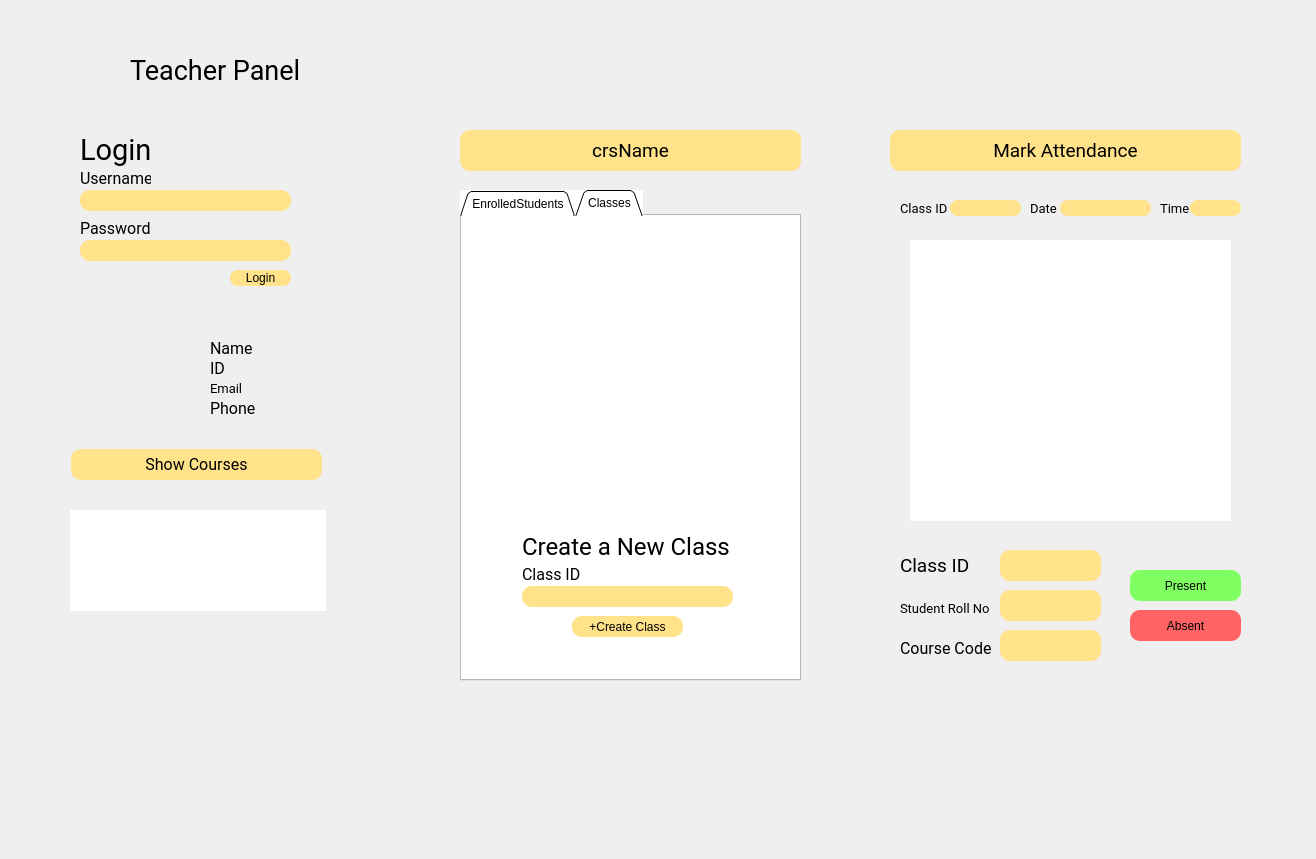
<?xml version="1.0" encoding="UTF-8"?>
<ui version="4.0">
 <class>teachersPanel</class>
 <widget class="QDialog" name="teachersPanel">
  <property name="geometry">
   <rect>
    <x>0</x>
    <y>0</y>
    <width>1316</width>
    <height>859</height>
   </rect>
  </property>
  <property name="windowTitle">
   <string>Dialog</string>
  </property>
  <property name="styleSheet">
   <string notr="true">#teachersPanel{
border-image: url(:/new/images/img/Teachers PanelBG.jpg);
}</string>
  </property>
  <widget class="QLineEdit" name="usernameLogin">
   <property name="geometry">
    <rect>
     <x>80</x>
     <y>190</y>
     <width>211</width>
     <height>21</height>
    </rect>
   </property>
   <property name="font">
    <font>
     <family>Roboto</family>
     <pointsize>8</pointsize>
    </font>
   </property>
   <property name="styleSheet">
    <string notr="true">background-color: #ffe289;
border-radius:10px;
border:none;
</string>
   </property>
  </widget>
  <widget class="QLabel" name="clsID3">
   <property name="geometry">
    <rect>
     <x>1000</x>
     <y>550</y>
     <width>101</width>
     <height>31</height>
    </rect>
   </property>
   <property name="font">
    <font>
     <family>Roboto</family>
     <pointsize>10</pointsize>
    </font>
   </property>
   <property name="styleSheet">
    <string notr="true">background-color: #ffe289;
border-radius:10px;
border:none;
</string>
   </property>
   <property name="text">
    <string/>
   </property>
   <property name="alignment">
    <set>Qt::AlignCenter</set>
   </property>
  </widget>
  <widget class="QLabel" name="tchrID_lbl">
   <property name="geometry">
    <rect>
     <x>210</x>
     <y>360</y>
     <width>91</width>
     <height>16</height>
    </rect>
   </property>
   <property name="font">
    <font>
     <family>Roboto</family>
     <pointsize>12</pointsize>
    </font>
   </property>
   <property name="text">
    <string>ID</string>
   </property>
  </widget>
  <widget class="QLabel" name="date">
   <property name="geometry">
    <rect>
     <x>1060</x>
     <y>200</y>
     <width>91</width>
     <height>16</height>
    </rect>
   </property>
   <property name="font">
    <font>
     <family>Roboto</family>
     <pointsize>8</pointsize>
    </font>
   </property>
   <property name="styleSheet">
    <string notr="true">background-color: #ffe289;
border-radius:8px;
border:none;

</string>
   </property>
   <property name="text">
    <string/>
   </property>
   <property name="alignment">
    <set>Qt::AlignCenter</set>
   </property>
  </widget>
  <widget class="QLabel" name="lbl">
   <property name="geometry">
    <rect>
     <x>1030</x>
     <y>200</y>
     <width>31</width>
     <height>16</height>
    </rect>
   </property>
   <property name="font">
    <font>
     <family>Roboto</family>
     <pointsize>10</pointsize>
    </font>
   </property>
   <property name="styleSheet">
    <string notr="true">setText: tchrName;</string>
   </property>
   <property name="text">
    <string>Date</string>
   </property>
  </widget>
  <widget class="QTabWidget" name="classes">
   <property name="geometry">
    <rect>
     <x>460</x>
     <y>190</y>
     <width>341</width>
     <height>491</height>
    </rect>
   </property>
   <property name="styleSheet">
    <string notr="true">background-color:white;</string>
   </property>
   <property name="tabShape">
    <enum>QTabWidget::Triangular</enum>
   </property>
   <property name="currentIndex">
    <number>1</number>
   </property>
   <widget class="QWidget" name="EnrolledStudents">
    <attribute name="title">
     <string>EnrolledStudents</string>
    </attribute>
    <widget class="QTableView" name="EnrolledStudents_tbl">
     <property name="geometry">
      <rect>
       <x>-10</x>
       <y>10</y>
       <width>351</width>
       <height>271</height>
      </rect>
     </property>
     <property name="styleSheet">
      <string notr="true">background-color:white;
border: none;</string>
     </property>
    </widget>
    <widget class="QPushButton" name="pushButton">
     <property name="geometry">
      <rect>
       <x>110</x>
       <y>300</y>
       <width>111</width>
       <height>21</height>
      </rect>
     </property>
     <property name="styleSheet">
      <string notr="true">background-color: #ffe289;
border-radius:10px;
border:none;
</string>
     </property>
     <property name="text">
      <string>+add Students</string>
     </property>
    </widget>
   </widget>
   <widget class="QWidget" name="Classes">
    <attribute name="title">
     <string>Classes</string>
    </attribute>
    <widget class="QTableView" name="allClasses">
     <property name="geometry">
      <rect>
       <x>0</x>
       <y>20</y>
       <width>331</width>
       <height>261</height>
      </rect>
     </property>
     <property name="styleSheet">
      <string notr="true">background-color:white;
border: none;</string>
     </property>
    </widget>
    <widget class="QLabel" name="info">
     <property name="geometry">
      <rect>
       <x>230</x>
       <y>430</y>
       <width>91</width>
       <height>20</height>
      </rect>
     </property>
     <property name="text">
      <string/>
     </property>
    </widget>
    <widget class="QLabel" name="label_8">
     <property name="geometry">
      <rect>
       <x>60</x>
       <y>310</y>
       <width>211</width>
       <height>41</height>
      </rect>
     </property>
     <property name="font">
      <font>
       <family>Roboto</family>
       <pointsize>18</pointsize>
      </font>
     </property>
     <property name="text">
      <string>Create a New Class</string>
     </property>
    </widget>
    <widget class="QPushButton" name="pushButton_3">
     <property name="geometry">
      <rect>
       <x>110</x>
       <y>400</y>
       <width>111</width>
       <height>21</height>
      </rect>
     </property>
     <property name="styleSheet">
      <string notr="true">background-color: #ffe289;
border-radius:10px;
border:none;
</string>
     </property>
     <property name="text">
      <string>+Create Class</string>
     </property>
    </widget>
    <widget class="QLineEdit" name="clsID1">
     <property name="geometry">
      <rect>
       <x>60</x>
       <y>370</y>
       <width>211</width>
       <height>21</height>
      </rect>
     </property>
     <property name="font">
      <font>
       <family>Roboto</family>
       <pointsize>8</pointsize>
      </font>
     </property>
     <property name="styleSheet">
      <string notr="true">background-color: #ffe289;
border-radius:10px;
border:none;
</string>
     </property>
    </widget>
    <widget class="QLabel" name="label_7">
     <property name="geometry">
      <rect>
       <x>60</x>
       <y>350</y>
       <width>71</width>
       <height>16</height>
      </rect>
     </property>
     <property name="font">
      <font>
       <family>Roboto</family>
       <pointsize>12</pointsize>
      </font>
     </property>
     <property name="text">
      <string>Class ID</string>
     </property>
    </widget>
   </widget>
  </widget>
  <widget class="QLabel" name="label">
   <property name="geometry">
    <rect>
     <x>20</x>
     <y>20</y>
     <width>101</width>
     <height>101</height>
    </rect>
   </property>
   <property name="styleSheet">
    <string notr="true">border-image:url(:/new/images/img/1200px-NEDUET_logo.svg.png);</string>
   </property>
   <property name="text">
    <string/>
   </property>
  </widget>
  <widget class="QLabel" name="crsName">
   <property name="geometry">
    <rect>
     <x>460</x>
     <y>130</y>
     <width>341</width>
     <height>41</height>
    </rect>
   </property>
   <property name="font">
    <font>
     <family>Roboto</family>
     <pointsize>14</pointsize>
    </font>
   </property>
   <property name="styleSheet">
    <string notr="true">background-color: #ffe289;
border-radius:10px;
border:none;
</string>
   </property>
   <property name="text">
    <string>crsName</string>
   </property>
   <property name="alignment">
    <set>Qt::AlignCenter</set>
   </property>
  </widget>
  <widget class="QLabel" name="clsID">
   <property name="geometry">
    <rect>
     <x>950</x>
     <y>200</y>
     <width>71</width>
     <height>16</height>
    </rect>
   </property>
   <property name="font">
    <font>
     <family>Roboto</family>
     <pointsize>8</pointsize>
    </font>
   </property>
   <property name="styleSheet">
    <string notr="true">background-color: #ffe289;
border-radius:8px;
border:none;
</string>
   </property>
   <property name="text">
    <string/>
   </property>
   <property name="alignment">
    <set>Qt::AlignCenter</set>
   </property>
  </widget>
  <widget class="QLabel" name="label_6">
   <property name="geometry">
    <rect>
     <x>80</x>
     <y>130</y>
     <width>81</width>
     <height>41</height>
    </rect>
   </property>
   <property name="font">
    <font>
     <family>Roboto</family>
     <pointsize>22</pointsize>
    </font>
   </property>
   <property name="text">
    <string>Login</string>
   </property>
  </widget>
  <widget class="QLabel" name="lbl_3">
   <property name="geometry">
    <rect>
     <x>900</x>
     <y>555</y>
     <width>91</width>
     <height>21</height>
    </rect>
   </property>
   <property name="font">
    <font>
     <family>Roboto</family>
     <pointsize>14</pointsize>
    </font>
   </property>
   <property name="styleSheet">
    <string notr="true">setText: tchrName;</string>
   </property>
   <property name="text">
    <string>Class ID</string>
   </property>
  </widget>
  <widget class="QLabel" name="lbl_2">
   <property name="geometry">
    <rect>
     <x>900</x>
     <y>200</y>
     <width>51</width>
     <height>16</height>
    </rect>
   </property>
   <property name="font">
    <font>
     <family>Roboto</family>
     <pointsize>10</pointsize>
    </font>
   </property>
   <property name="styleSheet">
    <string notr="true">setText: tchrName;</string>
   </property>
   <property name="text">
    <string>Class ID</string>
   </property>
  </widget>
  <widget class="QLabel" name="label_4">
   <property name="geometry">
    <rect>
     <x>80</x>
     <y>220</y>
     <width>81</width>
     <height>16</height>
    </rect>
   </property>
   <property name="font">
    <font>
     <family>Roboto</family>
     <pointsize>12</pointsize>
    </font>
   </property>
   <property name="text">
    <string>Password</string>
   </property>
  </widget>
  <widget class="QLabel" name="crsName_2">
   <property name="geometry">
    <rect>
     <x>890</x>
     <y>130</y>
     <width>351</width>
     <height>41</height>
    </rect>
   </property>
   <property name="font">
    <font>
     <family>Roboto</family>
     <pointsize>14</pointsize>
    </font>
   </property>
   <property name="styleSheet">
    <string notr="true">background-color: #ffe289;
border-radius:10px;
border:none;
</string>
   </property>
   <property name="text">
    <string>Mark Attendance</string>
   </property>
   <property name="alignment">
    <set>Qt::AlignCenter</set>
   </property>
  </widget>
  <widget class="QLabel" name="tchrEmail_lbl">
   <property name="geometry">
    <rect>
     <x>210</x>
     <y>380</y>
     <width>121</width>
     <height>16</height>
    </rect>
   </property>
   <property name="font">
    <font>
     <family>Roboto</family>
     <pointsize>10</pointsize>
    </font>
   </property>
   <property name="text">
    <string>Email</string>
   </property>
  </widget>
  <widget class="QLabel" name="lbl2">
   <property name="geometry">
    <rect>
     <x>1160</x>
     <y>200</y>
     <width>31</width>
     <height>16</height>
    </rect>
   </property>
   <property name="font">
    <font>
     <family>Roboto</family>
     <pointsize>10</pointsize>
    </font>
   </property>
   <property name="styleSheet">
    <string notr="true">setText: tchrName;</string>
   </property>
   <property name="text">
    <string>Time</string>
   </property>
  </widget>
  <widget class="QTableView" name="att">
   <property name="geometry">
    <rect>
     <x>910</x>
     <y>240</y>
     <width>321</width>
     <height>281</height>
    </rect>
   </property>
   <property name="styleSheet">
    <string notr="true">background-color:white;
border: none;</string>
   </property>
  </widget>
  <widget class="QPushButton" name="present">
   <property name="geometry">
    <rect>
     <x>1130</x>
     <y>570</y>
     <width>111</width>
     <height>31</height>
    </rect>
   </property>
   <property name="styleSheet">
    <string notr="true">background-color: #80ff63;
border-radius:10px;
border:none;
</string>
   </property>
   <property name="text">
    <string>Present</string>
   </property>
  </widget>
  <widget class="QListView" name="listView">
   <property name="geometry">
    <rect>
     <x>70</x>
     <y>510</y>
     <width>256</width>
     <height>101</height>
    </rect>
   </property>
   <property name="font">
    <font>
     <family>Roboto</family>
     <pointsize>12</pointsize>
    </font>
   </property>
   <property name="styleSheet">
    <string notr="true">background-color:white;
border: none;</string>
   </property>
  </widget>
  <widget class="QLabel" name="time">
   <property name="geometry">
    <rect>
     <x>1190</x>
     <y>200</y>
     <width>51</width>
     <height>16</height>
    </rect>
   </property>
   <property name="font">
    <font>
     <family>Roboto</family>
     <pointsize>8</pointsize>
    </font>
   </property>
   <property name="styleSheet">
    <string notr="true">background-color: #ffe289;
border-radius:8px;
border:none;
</string>
   </property>
   <property name="text">
    <string/>
   </property>
   <property name="alignment">
    <set>Qt::AlignCenter</set>
   </property>
  </widget>
  <widget class="QPushButton" name="absent">
   <property name="geometry">
    <rect>
     <x>1130</x>
     <y>610</y>
     <width>111</width>
     <height>31</height>
    </rect>
   </property>
   <property name="styleSheet">
    <string notr="true">background-color: #ff6363;
border-radius:10px;
border:none;
</string>
   </property>
   <property name="text">
    <string>Absent</string>
   </property>
  </widget>
  <widget class="QLabel" name="tchrPhone_lbl">
   <property name="geometry">
    <rect>
     <x>210</x>
     <y>400</y>
     <width>91</width>
     <height>16</height>
    </rect>
   </property>
   <property name="font">
    <font>
     <family>Roboto</family>
     <pointsize>12</pointsize>
    </font>
   </property>
   <property name="text">
    <string>Phone</string>
   </property>
  </widget>
  <widget class="QLabel" name="lbl_5">
   <property name="geometry">
    <rect>
     <x>900</x>
     <y>640</y>
     <width>91</width>
     <height>16</height>
    </rect>
   </property>
   <property name="font">
    <font>
     <family>Roboto</family>
     <pointsize>12</pointsize>
    </font>
   </property>
   <property name="styleSheet">
    <string notr="true">setText: tchrName;</string>
   </property>
   <property name="text">
    <string>Course Code</string>
   </property>
  </widget>
  <widget class="QLabel" name="label_2">
   <property name="geometry">
    <rect>
     <x>130</x>
     <y>50</y>
     <width>181</width>
     <height>41</height>
    </rect>
   </property>
   <property name="font">
    <font>
     <family>Roboto</family>
     <pointsize>20</pointsize>
    </font>
   </property>
   <property name="text">
    <string>Teacher Panel</string>
   </property>
  </widget>
  <widget class="QLabel" name="CourseCode">
   <property name="geometry">
    <rect>
     <x>1000</x>
     <y>630</y>
     <width>101</width>
     <height>31</height>
    </rect>
   </property>
   <property name="font">
    <font>
     <family>Roboto</family>
     <pointsize>10</pointsize>
    </font>
   </property>
   <property name="styleSheet">
    <string notr="true">background-color: #ffe289;
border-radius:10px;
border:none;
</string>
   </property>
   <property name="text">
    <string/>
   </property>
   <property name="alignment">
    <set>Qt::AlignCenter</set>
   </property>
  </widget>
  <widget class="QLabel" name="lbl_4">
   <property name="geometry">
    <rect>
     <x>900</x>
     <y>600</y>
     <width>91</width>
     <height>16</height>
    </rect>
   </property>
   <property name="font">
    <font>
     <family>Roboto</family>
     <pointsize>10</pointsize>
    </font>
   </property>
   <property name="styleSheet">
    <string notr="true">setText: tchrName;</string>
   </property>
   <property name="text">
    <string>Student Roll No</string>
   </property>
  </widget>
  <widget class="QLabel" name="label_5">
   <property name="geometry">
    <rect>
     <x>80</x>
     <y>170</y>
     <width>71</width>
     <height>16</height>
    </rect>
   </property>
   <property name="font">
    <font>
     <family>Roboto</family>
     <pointsize>12</pointsize>
    </font>
   </property>
   <property name="text">
    <string>Username</string>
   </property>
  </widget>
  <widget class="QPushButton" name="showCourses">
   <property name="geometry">
    <rect>
     <x>71</x>
     <y>449</y>
     <width>251</width>
     <height>31</height>
    </rect>
   </property>
   <property name="font">
    <font>
     <family>Roboto</family>
     <pointsize>12</pointsize>
    </font>
   </property>
   <property name="styleSheet">
    <string notr="true">background-color: #ffe289;
border-radius:10px;
border:none;
</string>
   </property>
   <property name="text">
    <string>Show Courses</string>
   </property>
  </widget>
  <widget class="QLabel" name="tchrName_lbl">
   <property name="geometry">
    <rect>
     <x>210</x>
     <y>340</y>
     <width>91</width>
     <height>16</height>
    </rect>
   </property>
   <property name="font">
    <font>
     <family>Roboto</family>
     <pointsize>12</pointsize>
    </font>
   </property>
   <property name="styleSheet">
    <string notr="true">setText: tchrName;</string>
   </property>
   <property name="text">
    <string>Name</string>
   </property>
  </widget>
  <widget class="QLineEdit" name="passwordLogin">
   <property name="geometry">
    <rect>
     <x>80</x>
     <y>240</y>
     <width>211</width>
     <height>21</height>
    </rect>
   </property>
   <property name="font">
    <font>
     <family>Roboto</family>
    </font>
   </property>
   <property name="styleSheet">
    <string notr="true">background-color: #ffe289;
border-radius:10px;
border:none;
</string>
   </property>
   <property name="echoMode">
    <enum>QLineEdit::Password</enum>
   </property>
  </widget>
  <widget class="QPushButton" name="loginBtn">
   <property name="geometry">
    <rect>
     <x>230</x>
     <y>270</y>
     <width>61</width>
     <height>16</height>
    </rect>
   </property>
   <property name="styleSheet">
    <string notr="true">background-color: #ffe289;
border-radius:8px;
border:none;
</string>
   </property>
   <property name="text">
    <string>Login</string>
   </property>
  </widget>
  <widget class="QLabel" name="stdRollNo">
   <property name="geometry">
    <rect>
     <x>1000</x>
     <y>590</y>
     <width>101</width>
     <height>31</height>
    </rect>
   </property>
   <property name="font">
    <font>
     <family>Roboto</family>
     <pointsize>10</pointsize>
    </font>
   </property>
   <property name="styleSheet">
    <string notr="true">background-color: #ffe289;
border-radius:10px;
border:none;
</string>
   </property>
   <property name="text">
    <string/>
   </property>
   <property name="alignment">
    <set>Qt::AlignCenter</set>
   </property>
  </widget>
  <widget class="QLabel" name="label_3">
   <property name="geometry">
    <rect>
     <x>70</x>
     <y>310</y>
     <width>111</width>
     <height>111</height>
    </rect>
   </property>
   <property name="styleSheet">
    <string notr="true">border-image:url(:/new/images/img/femaleIcon.png);
</string>
   </property>
   <property name="text">
    <string/>
   </property>
  </widget>
 </widget>
 <tabstops>
  <tabstop>usernameLogin</tabstop>
  <tabstop>passwordLogin</tabstop>
  <tabstop>loginBtn</tabstop>
  <tabstop>showCourses</tabstop>
  <tabstop>listView</tabstop>
  <tabstop>classes</tabstop>
  <tabstop>allClasses</tabstop>
  <tabstop>clsID1</tabstop>
  <tabstop>pushButton_3</tabstop>
  <tabstop>att</tabstop>
  <tabstop>present</tabstop>
  <tabstop>absent</tabstop>
  <tabstop>EnrolledStudents_tbl</tabstop>
  <tabstop>pushButton</tabstop>
 </tabstops>
 <resources/>
 <connections/>
</ui>
